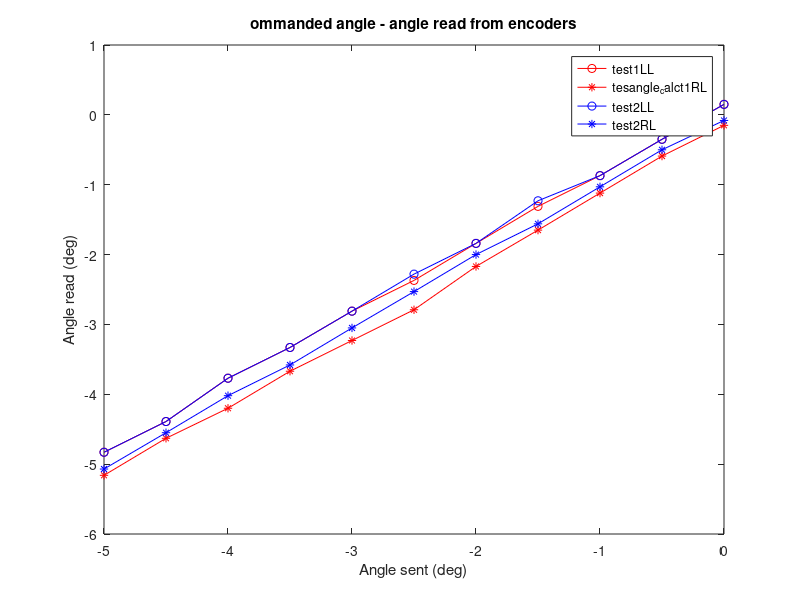
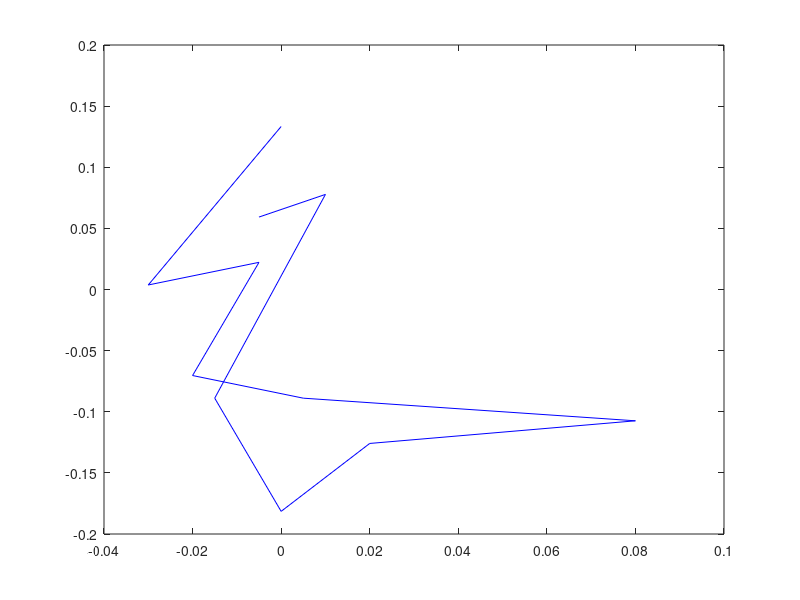

These figures' MATLAB source, in order:
%% 2/06/2016
%Commanded angle
angle_ref = [0 -0.5 -1 -1.5 -2 -2.5 -3 -3.5 -4 -4.5 -5];
test1AngleLL = [0.15 -0.35 -0.87 -1.31 -1.84 -2.37 -2.81 -3.33 -3.77 -4.39 -4.83];
test1AngleRL = [-0.15 -0.59 -1.12 -1.65 -2.17 -2.79 -3.23 -3.67 -4.2 -4.63 -5.16];
test2AngleLL = [0.15 -0.35 -0.87 -1.23 -1.84 -2.28 -2.81 -3.33 -3.77 -4.39 -4.83];
test2AngleRL = [-0.08 -0.5 -1.03 -1.56 -2 -2.53 -3.05 -3.58 -4.02 -4.55 -5.07];
zmptest1 = [0 0.005 0.012 0.0175 0.024 0.0305 0.037 0.043 0.051 0.06 0.0665];
zmptest2 = [0 0.005 0.01 0.018 0.023 0.034 0.04 0.049 0.052 0.065 0.071];
 

% Relation between commanded angle and angle read from encoders
figure; hold on; box on
plot (angle_ref, test1AngleLL, '-ro', angle_ref, test1AngleRL, '-r*');
plot (angle_ref, test2AngleLL, '-bo', angle_ref, test2AngleRL, '-b*');
xlabel('Angle sent (deg)');
ylabel('Angle read (deg)');
legend('test1LL','tesangle_calct1RL', 'test2LL','test2RL');
title('ommanded angle - angle read from encoders');

figure; hold on; box on;
angle_error = angle_ref - (test1AngleLL-(test1AngleLL - test1AngleRL)/2)
angle_zmp = - (zmptest1 + 0.0018)/ 0.0135;
error_zmp = angle_ref - angle_zmp

plot(angle_error, error_zmp,'b')